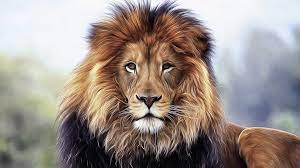
#> input picture pythonProject/aslan.jpg, 300 x 168 px
$ python main.py
#> lines starting #> are read from the running program, lines starting #| are printed output that depends on the picture
import cv2
import matplotlib.pyplot as plt
import numpy as np
img = cv2.imread('aslan.jpg')
#> img is the input picture: shape (168, 300, 3); mean B, G, R 137.8, 143.7, 155.6
cv2.imshow("aslan", img)

for gamma in [0.1, 0.5, 1.16, 2.2]:

    gamma_corrected = np.array(144 * (img/255) ** gamma, dtype='uint8')

    cv2.imwrite('gamma_transformed' + str(gamma) + '.jpg',
gamma_corrected)
#> this loop made 4 passes
#> pass 1, `gamma_corrected = np.array(144 * (img/255) ** gamma, dtype='uint8')`:
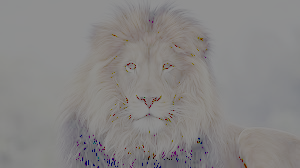
#> gamma_corrected: shape (168, 300, 3); mean B, G, R 131.7, 132.4, 134.4
#> pass 2, `gamma_corrected = np.array(144 * (img/255) ** gamma, dtype='uint8')`:
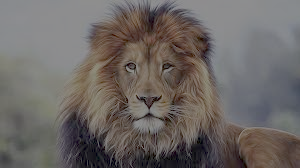
#> gamma_corrected: shape (168, 300, 3); mean B, G, R 100, 102.7, 108.3
#> pass 3, `gamma_corrected = np.array(144 * (img/255) ** gamma, dtype='uint8')`:
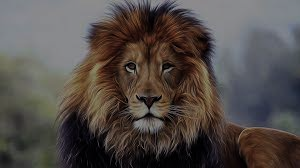
#> gamma_corrected: shape (168, 300, 3); mean B, G, R 72.3, 75.5, 82.3

cv2.imshow("Gamma", gamma_corrected)
cv2.waitKey()

gama = 1/5
a = np.linspace(0, 1, 50)
print("a = ", a)
#> (the run stopped early here; a loop or call above may not have finished)
